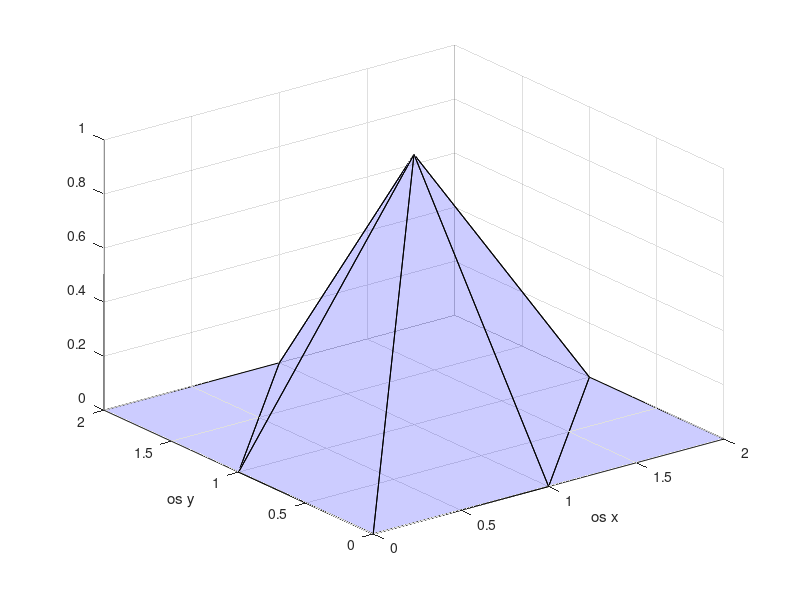

Write the MATLAB code that produced this figure.
% Courantova funkcija B_111

[x,y] = meshgrid(0:2,0:2);

tocke = [x(:) y(:)];

T = [1 4 5;
    1 2 5;
    4 7 8;
    4 5 8;
    2 5 6;
    2 3 6;
    5 8 9;
    5 6 9];

% TR = triangulation(T,P)
% 
%  triplot(T,x,y);

z = [0 0 0;
    0 1 0;
    0 0 0]
    
trisurf(T,x,y,z, 'FaceAlpha', 0.2, 'FaceColor', 'b')
xlabel('os x') 
ylabel('os y') 
